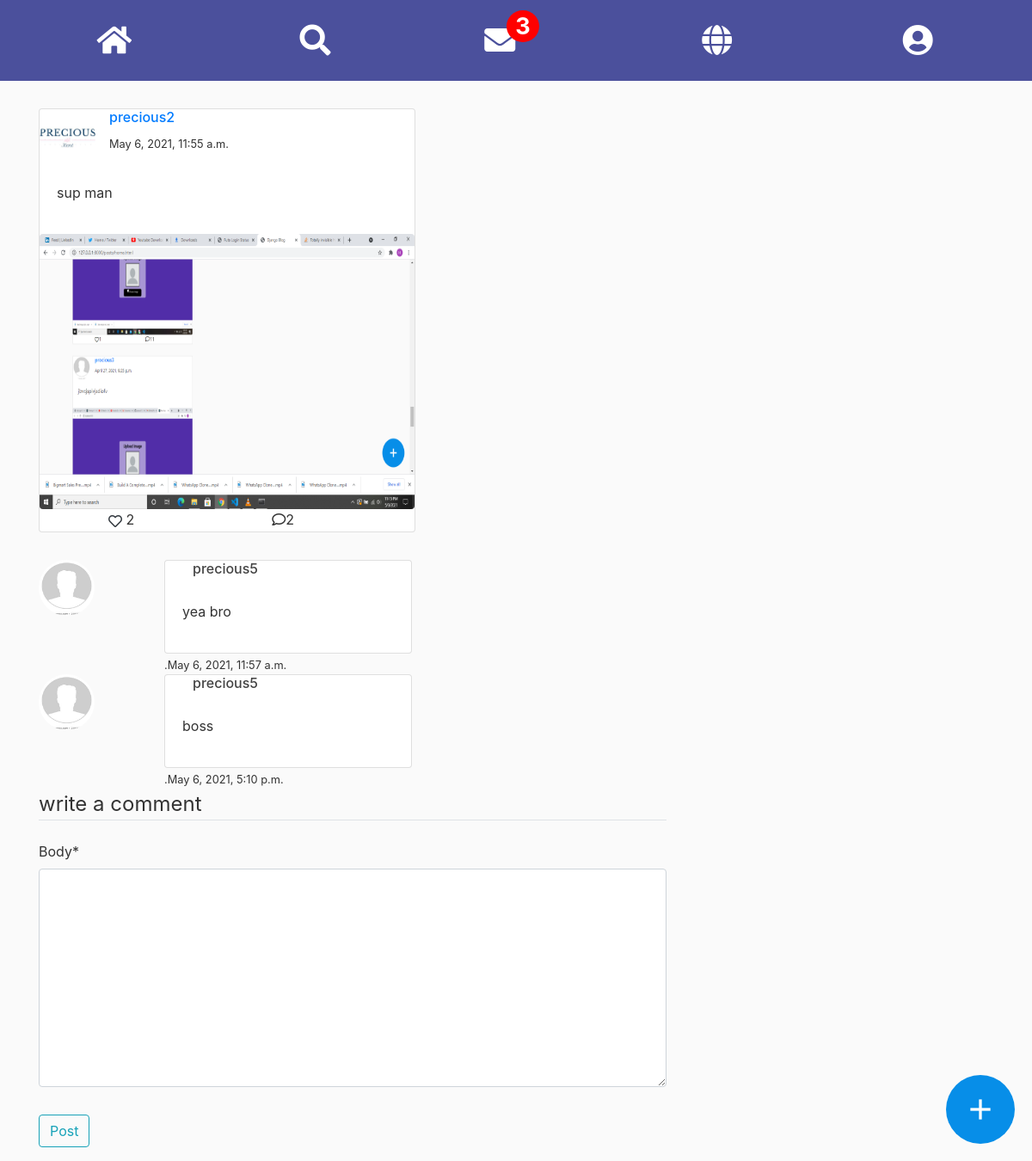
The app's page /posts/28/ (signed in) with its own data.
### posts/models.py (models this page shows, shortened)
class Posts(models.Model):
	body= models.TextField()
	author=models.ForeignKey(User,on_delete=models.CASCADE)
	date_of_release= models.DateTimeField(default=timezone.now)
	post_image= models.ImageField(upload_to='post_imgs')
	like= models.ManyToManyField(User,related_name='likes', blank=True)
	like_count= models.BigIntegerField(default=0)

class Comment(models.Model):
	post= models.ForeignKey(Posts,on_delete=models.CASCADE, related_name='comments')
	body= models.TextField()
	by=models.ForeignKey(User, on_delete=models.CASCADE,default=1)
	date_created= models.DateTimeField(default=timezone.now)

### users/models.py (models this page shows, shortened)
class Profile(models.Model):
	user = models.OneToOneField(User, on_delete=models.CASCADE)
	FriendsList=models.ManyToManyField("self")
	image = models.ImageField(default='default.jpg', upload_to='profile_pics')

### posts/views.py (the view)
# urls.py: path('posts/<int:pk>/', p_views.postDetail, name='post-detail'),
def postDetail(request, pk):
    post= get_object_or_404(Posts, pk=pk)
    comments= post.comments.all()
    NumComment= comments.count()
    if request.method =='POST':
        form= CommentForm(request.POST, request.FILES)
        if form.is_valid():
            form.instance.by= request.user
            com= form.save(commit=False)
            com.post=post
            com.save()
            return redirect('post-detail',pk=post.pk)
            messages.success(request, f'Commment successful')
    else:
        form= CommentForm()
    context = {
            'post':post,
            'comments':comments,
            'form':form,
            'NumComment':NumComment
            }
    return render(request, 'posts/post-detail.html', context)

### posts/forms.py
class CommentForm(forms.ModelForm):
    class Meta:
        model= Comment
        fields=['body']

### chat/custom_context_processor.py (called while the page is built)
def notifications(request):
    NumOfNotifications=0
    if request.user.is_anonymous:
        pass
    else:
        friend_requests= AddFriend.objects.filter(receiver=request.user)
        for F in friend_requests:
            NumOfNotifications += 1
    return {
        'NumOfNotifications':NumOfNotifications,
        }

### posts/Templates/posts/post-detail.html (shortened to what this page needs)
{% extends "posts/base.html" %}
{% load crispy_forms_tags %}
{% block content %}
<a href="http://www.google.com" class="material-icons floating-btn">add</a>
<div class="card" style="margin: 2rem 0; width:60%; ">
	<div style="display:flex;">
	<img class="rounded-circle article-img align-baseline" src="{{ post.author.profile.image.url }}">
	<div>
	<a href="#"><h6 class="align-top" >{{ post.author.username }}</a></h6><span><small>{{ post.date_of_release }}</small></span>
	</div>
	</div>
	<div class="card-body">
		<p >{{ post.body }}</p>
	</div>
	<div>
	<img class="rounded mx-auto" style="width:100%; height:20rem;" src="{{ post.post_image.url }}">
	</div>
	<div style="display:flex;">
		<div style="margin-left: 5rem;"><button class="btn btn-link text-dark p-0 border-0 btn-outline-light" id="liked" value="{{ post.pk }}"><i class="far fa-heart" style="background-color: white;"></i></button>{% if post.like_count == 0 %}
			<span id="NumLike"> </span> {% else %}	<span id="NumLike">{{ post.like_count }}</span>{% endif %}</div>
		<div style="margin-left: 10rem;"><i class="far fa-comment"></i><span>{{ NumComment }}</span></div>
	</div>
  </div>
		{%  for comment in  comments  %}
 <div style="display:flex;">
	<div style="width: 20%;">
	<img class="rounded-circle article-img align-baseline" src="{{ comment.by.profile.image.url }}">
	</div>
	<div style="width: 80%;" >
    <div class="card" style="width:18rem;">
	<div style="margin-left: 2rem;">
		<h6>{{ comment.by.username }}</h6>
	</div>
	<div class="card-body">
		<p>{{ comment.body }}</p>
	</div>
	</div>
    <span><small>.{{ comment.date_created }}</small></span>
	</div>
</div>
        {% endfor %}
		<div class="content-section">
			<form method="POST" enctype="multipart/form-data">
				<fieldset class="form-group">
					<legend class="border-bottom mb-4">write a comment</legend>
					{{ form|crispy }}
				</fieldset>
				<div class="form-group">
					<button class="btn btn-outline-info" type="submit">Post</button>
				</div>
			</form>
		</div>
{% endblock content %}

### posts/static/posts/main.css (style rules this page uses)
body { background: #fafafa; color: #333333; margin: 0; }
h1, h2, h3, h4, h5, h6 { color: #444444; }
.article-img { height: 65px; width: 65px; margin-right: 16px; }
.floating-btn { width: 80px; height: 80px; background: #078ee8; display: flex; align-items: center; justify-content: center; text-decoration: none; border-radius: 50%; color: #ffffff; font-size: 40px; box-shadow: 2px 2px 5px rgba(0,0,0,0,0.25); position: fixed; right: 20px; bottom: 20px; transition: background 0.25; }
textarea { width:100%; outline:none; font-size:1rem; padding:1%; border-radius:2rem; }

### records on screen
Posts: author.profile.image (picture), author.username "precious2", date_of_release "May 6, 2021, 11:55 a.m.", body "sup man", post_image (picture), like_count "2"
Comment: by.profile.image (placeholder picture), by.username "precious5", body "yea bro", date_created "May 6, 2021, 11:57 a.m."
Comment: by.profile.image (placeholder picture), by.username "precious5", body "boss", date_created "May 6, 2021, 5:10 p.m."

### other values on screen
{{ NumOfMessages }} "3"
{{ NumComment }} "2"
